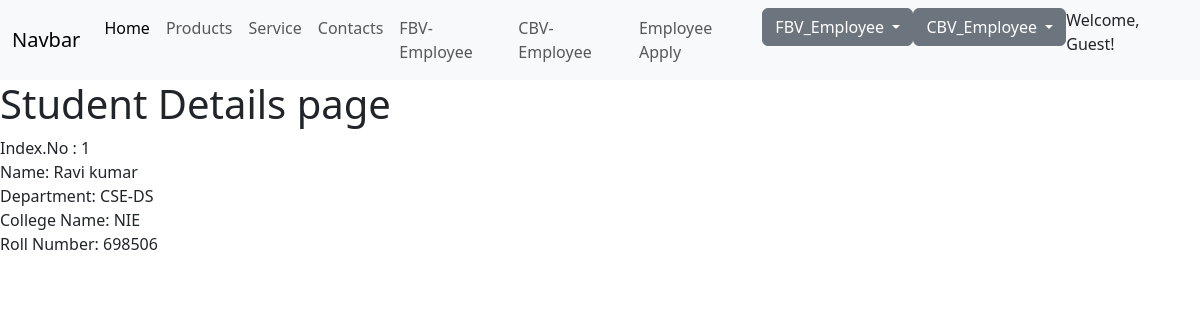
/detail/1, run on the app's committed database.
### CSE/models.py (models this page shows, shortened)
class Student(models.Model):
    name = models.CharField(max_length=50)
    department = models.CharField(max_length=30)
    college_name = models.CharField(max_length=30)
    rollnumber = models.IntegerField()

### CSE/views.py (the view)
# urls.py: path('detail/<int:id>', views.detail, name='detail'),
def detail(request, id):
	data = Student.objects.get(id = id)
	context = {'data':data}
	return render(request,'FBV/detail.html', context)

### templates/FBV/detail.html
{% extends 'basic.html' %}
{% block content %}
<h1>Student Details page</h1>
Index.No : {{ data.id }}<br>
Name: {{data.name}}<br>
Department: {{data.department}}<br>
College Name: {{data.college_name}}<br>
Roll Number: {{data.rollnumber}}<br><br>
{% endblock %}

### data on the page
Student: id "1", name "Ravi kumar", department "CSE-DS", college_name "NIE", rollnumber "698506"
